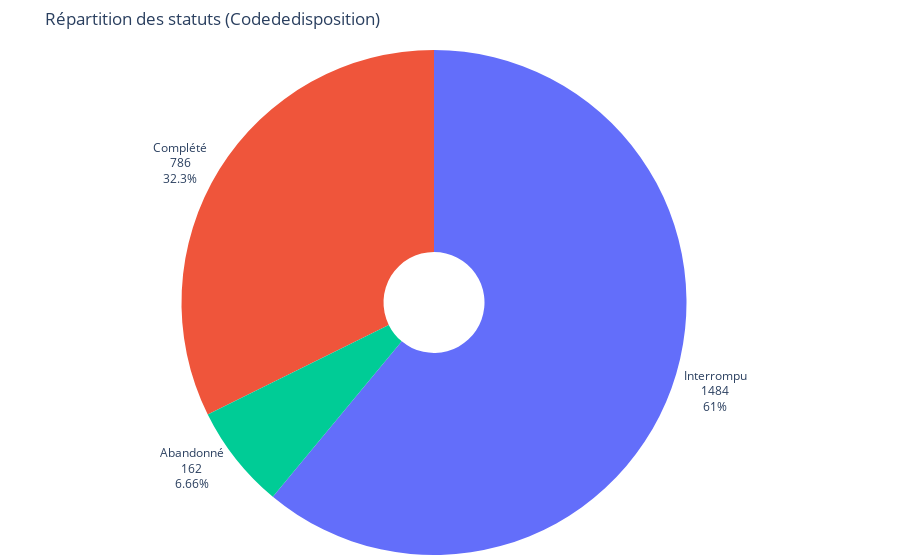

Notebook code for this chart:
### Code cell
# 1) Mapper les codes en libellés
dispo_map = {
    1: "Complété",
    2: "Abandonné",
    0: "Interrompu",                # ou "Non démarré" si vous préférez
    6: "Éliminé par présélection",  # si ce code existe
    5: "Quota atteint/fermé"        # idem
}
df["disposition"] = df["Codededisposition"].map(dispo_map).fillna("Autre")

# 2) Compter et calculer les pourcentages
counts = (
    df["disposition"]
      .value_counts(dropna=False)
      .rename_axis("disposition")
      .reset_index(name="count")
)
counts["percent"] = counts["count"] / counts["count"].sum()

# 3) Tracer le camembert
fig = px.pie(
    counts,
    names="disposition",
    values="count",
    hole=0.2,
    title="Répartition des statuts (Codededisposition)"
)
fig.update_traces(
    textinfo="label+percent+value",
    textposition="outside",
    showlegend=False
)
fig.update_layout(margin=dict(t=50, b=0, l=0, r=0))

# 4) Afficher inline dans le notebook
fig.show()

### Figure 1 — Plotly figure (JSON) as saved in the notebook; plotly's stock layout.template omitted (floating-point values rounded to 4 significant figures)
{"data": [{"domain": {"x": [0, 1], "y": [0, 1]}, "hole": 0.2, "hovertemplate": "disposition=%{label}<br>count=%{value}<extra></extra>", "labels": ["Interrompu", "Complété", "Abandonné"], "legendgroup": "", "name": "", "showlegend": false, "textinfo": "label+percent+value", "textposition": "outside", "type": "pie", "values": [1484, 786, 162]}], "layout": {"legend": {"tracegroupgap": 0}, "margin": {"b": 0, "l": 0, "r": 0, "t": 50}, "title": {"text": "Répartition des statuts (Codededisposition)"}}}
